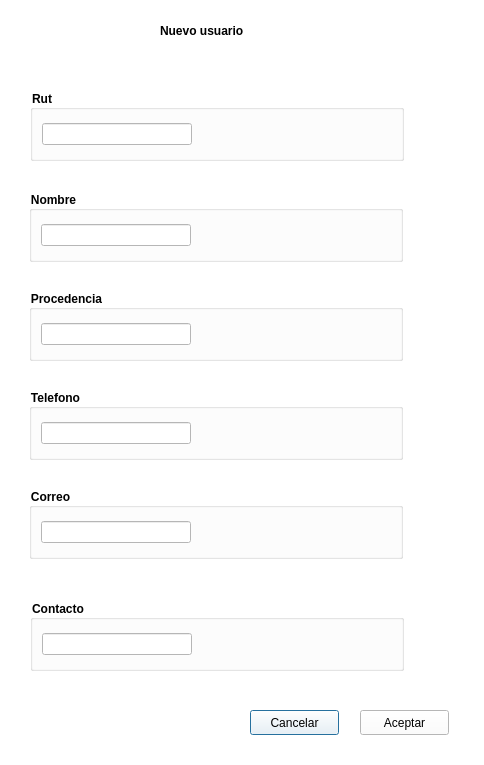
<?xml version="1.0" encoding="UTF-8"?>
<ui version="4.0">
 <class>Dialog</class>
 <widget class="QDialog" name="Dialog">
  <property name="geometry">
   <rect>
    <x>0</x>
    <y>0</y>
    <width>484</width>
    <height>765</height>
   </rect>
  </property>
  <property name="windowTitle">
   <string>Dialog</string>
  </property>
  <property name="styleSheet">
   <string notr="true">background-color: rgb(255, 255, 255);</string>
  </property>
  <widget class="QGroupBox" name="groupBox_4">
   <property name="geometry">
    <rect>
     <x>29</x>
     <y>488</y>
     <width>374</width>
     <height>71</height>
    </rect>
   </property>
   <property name="sizePolicy">
    <sizepolicy hsizetype="Maximum" vsizetype="Maximum">
     <horstretch>0</horstretch>
     <verstretch>0</verstretch>
    </sizepolicy>
   </property>
   <property name="styleSheet">
    <string notr="true">font: 57 11pt &quot;Ubuntu&quot;;
font-weight:bold;</string>
   </property>
   <property name="title">
    <string>Correo</string>
   </property>
   <layout class="QGridLayout" name="gridLayout_4">
    <item row="0" column="0">
     <layout class="QHBoxLayout" name="horizontalLayout_4">
      <item>
       <widget class="QLineEdit" name="correo">
        <property name="sizePolicy">
         <sizepolicy hsizetype="Minimum" vsizetype="Maximum">
          <horstretch>0</horstretch>
          <verstretch>0</verstretch>
         </sizepolicy>
        </property>
       </widget>
      </item>
      <item>
       <spacer name="horizontalSpacer_4">
        <property name="orientation">
         <enum>Qt::Horizontal</enum>
        </property>
        <property name="sizeType">
         <enum>QSizePolicy::Maximum</enum>
        </property>
        <property name="sizeHint" stdset="0">
         <size>
          <width>200</width>
          <height>20</height>
         </size>
        </property>
       </spacer>
      </item>
     </layout>
    </item>
   </layout>
  </widget>
  <widget class="QGroupBox" name="groupBox">
   <property name="geometry">
    <rect>
     <x>29</x>
     <y>191</y>
     <width>374</width>
     <height>71</height>
    </rect>
   </property>
   <property name="sizePolicy">
    <sizepolicy hsizetype="Maximum" vsizetype="Maximum">
     <horstretch>0</horstretch>
     <verstretch>0</verstretch>
    </sizepolicy>
   </property>
   <property name="styleSheet">
    <string notr="true">font: 57 11pt &quot;Ubuntu&quot;;
font-weight:bold;</string>
   </property>
   <property name="title">
    <string>Nombre</string>
   </property>
   <layout class="QGridLayout" name="gridLayout_6">
    <item row="0" column="0">
     <layout class="QHBoxLayout" name="horizontalLayout">
      <item>
       <widget class="QLineEdit" name="nombre">
        <property name="sizePolicy">
         <sizepolicy hsizetype="Minimum" vsizetype="Maximum">
          <horstretch>0</horstretch>
          <verstretch>0</verstretch>
         </sizepolicy>
        </property>
       </widget>
      </item>
      <item>
       <spacer name="horizontalSpacer">
        <property name="orientation">
         <enum>Qt::Horizontal</enum>
        </property>
        <property name="sizeType">
         <enum>QSizePolicy::Maximum</enum>
        </property>
        <property name="sizeHint" stdset="0">
         <size>
          <width>200</width>
          <height>20</height>
         </size>
        </property>
       </spacer>
      </item>
     </layout>
    </item>
   </layout>
  </widget>
  <widget class="QPushButton" name="cancelar">
   <property name="geometry">
    <rect>
     <x>250</x>
     <y>710</y>
     <width>89</width>
     <height>25</height>
    </rect>
   </property>
   <property name="text">
    <string>Cancelar</string>
   </property>
  </widget>
  <widget class="QGroupBox" name="groupBox_5">
   <property name="geometry">
    <rect>
     <x>30</x>
     <y>600</y>
     <width>374</width>
     <height>71</height>
    </rect>
   </property>
   <property name="sizePolicy">
    <sizepolicy hsizetype="Preferred" vsizetype="Maximum">
     <horstretch>0</horstretch>
     <verstretch>0</verstretch>
    </sizepolicy>
   </property>
   <property name="styleSheet">
    <string notr="true">font: 57 11pt &quot;Ubuntu&quot;;
font-weight:bold;</string>
   </property>
   <property name="title">
    <string>Contacto</string>
   </property>
   <layout class="QGridLayout" name="gridLayout_5">
    <item row="0" column="0">
     <layout class="QHBoxLayout" name="horizontalLayout_5">
      <item>
       <widget class="QLineEdit" name="contacto">
        <property name="sizePolicy">
         <sizepolicy hsizetype="Minimum" vsizetype="Maximum">
          <horstretch>0</horstretch>
          <verstretch>0</verstretch>
         </sizepolicy>
        </property>
       </widget>
      </item>
      <item>
       <spacer name="horizontalSpacer_5">
        <property name="orientation">
         <enum>Qt::Horizontal</enum>
        </property>
        <property name="sizeType">
         <enum>QSizePolicy::Maximum</enum>
        </property>
        <property name="sizeHint" stdset="0">
         <size>
          <width>200</width>
          <height>20</height>
         </size>
        </property>
       </spacer>
      </item>
     </layout>
    </item>
   </layout>
  </widget>
  <widget class="QGroupBox" name="groupBox_3">
   <property name="geometry">
    <rect>
     <x>29</x>
     <y>389</y>
     <width>374</width>
     <height>71</height>
    </rect>
   </property>
   <property name="sizePolicy">
    <sizepolicy hsizetype="Maximum" vsizetype="Maximum">
     <horstretch>0</horstretch>
     <verstretch>0</verstretch>
    </sizepolicy>
   </property>
   <property name="styleSheet">
    <string notr="true">font: 57 11pt &quot;Ubuntu&quot;;
font-weight:bold;</string>
   </property>
   <property name="title">
    <string>Telefono</string>
   </property>
   <layout class="QGridLayout" name="gridLayout_3">
    <item row="0" column="0">
     <layout class="QHBoxLayout" name="horizontalLayout_3">
      <item>
       <widget class="QLineEdit" name="telefono">
        <property name="sizePolicy">
         <sizepolicy hsizetype="Minimum" vsizetype="Maximum">
          <horstretch>0</horstretch>
          <verstretch>0</verstretch>
         </sizepolicy>
        </property>
       </widget>
      </item>
      <item>
       <spacer name="horizontalSpacer_3">
        <property name="orientation">
         <enum>Qt::Horizontal</enum>
        </property>
        <property name="sizeType">
         <enum>QSizePolicy::Maximum</enum>
        </property>
        <property name="sizeHint" stdset="0">
         <size>
          <width>200</width>
          <height>20</height>
         </size>
        </property>
       </spacer>
      </item>
     </layout>
    </item>
   </layout>
  </widget>
  <widget class="QGroupBox" name="groupBox_2">
   <property name="geometry">
    <rect>
     <x>29</x>
     <y>290</y>
     <width>374</width>
     <height>71</height>
    </rect>
   </property>
   <property name="sizePolicy">
    <sizepolicy hsizetype="Preferred" vsizetype="Maximum">
     <horstretch>0</horstretch>
     <verstretch>0</verstretch>
    </sizepolicy>
   </property>
   <property name="styleSheet">
    <string notr="true">font: 57 11pt &quot;Ubuntu&quot;;
font-weight:bold;</string>
   </property>
   <property name="title">
    <string>Procedencia</string>
   </property>
   <layout class="QGridLayout" name="gridLayout_2">
    <item row="0" column="0">
     <layout class="QHBoxLayout" name="horizontalLayout_2">
      <item>
       <widget class="QLineEdit" name="procedencia">
        <property name="sizePolicy">
         <sizepolicy hsizetype="Minimum" vsizetype="Maximum">
          <horstretch>0</horstretch>
          <verstretch>0</verstretch>
         </sizepolicy>
        </property>
       </widget>
      </item>
      <item>
       <spacer name="horizontalSpacer_2">
        <property name="orientation">
         <enum>Qt::Horizontal</enum>
        </property>
        <property name="sizeType">
         <enum>QSizePolicy::Maximum</enum>
        </property>
        <property name="sizeHint" stdset="0">
         <size>
          <width>200</width>
          <height>20</height>
         </size>
        </property>
       </spacer>
      </item>
     </layout>
    </item>
   </layout>
  </widget>
  <widget class="QLabel" name="label_6">
   <property name="geometry">
    <rect>
     <x>160</x>
     <y>20</y>
     <width>135</width>
     <height>22</height>
    </rect>
   </property>
   <property name="sizePolicy">
    <sizepolicy hsizetype="Maximum" vsizetype="Maximum">
     <horstretch>0</horstretch>
     <verstretch>0</verstretch>
    </sizepolicy>
   </property>
   <property name="styleSheet">
    <string notr="true">font: 57 14pt &quot;Ubuntu&quot;;
font-weight: bold;</string>
   </property>
   <property name="text">
    <string>Nuevo usuario</string>
   </property>
  </widget>
  <widget class="QPushButton" name="aceptar">
   <property name="geometry">
    <rect>
     <x>360</x>
     <y>710</y>
     <width>89</width>
     <height>25</height>
    </rect>
   </property>
   <property name="text">
    <string>Aceptar</string>
   </property>
  </widget>
  <widget class="QGroupBox" name="groupBox_6">
   <property name="geometry">
    <rect>
     <x>30</x>
     <y>90</y>
     <width>374</width>
     <height>71</height>
    </rect>
   </property>
   <property name="sizePolicy">
    <sizepolicy hsizetype="Maximum" vsizetype="Maximum">
     <horstretch>0</horstretch>
     <verstretch>0</verstretch>
    </sizepolicy>
   </property>
   <property name="styleSheet">
    <string notr="true">font: 57 11pt &quot;Ubuntu&quot;;
font-weight:bold;</string>
   </property>
   <property name="title">
    <string>Rut</string>
   </property>
   <layout class="QGridLayout" name="gridLayout_7">
    <item row="0" column="0">
     <layout class="QHBoxLayout" name="horizontalLayout_6">
      <item>
       <widget class="QLineEdit" name="rut">
        <property name="sizePolicy">
         <sizepolicy hsizetype="Minimum" vsizetype="Maximum">
          <horstretch>0</horstretch>
          <verstretch>0</verstretch>
         </sizepolicy>
        </property>
       </widget>
      </item>
      <item>
       <spacer name="horizontalSpacer_6">
        <property name="orientation">
         <enum>Qt::Horizontal</enum>
        </property>
        <property name="sizeType">
         <enum>QSizePolicy::Maximum</enum>
        </property>
        <property name="sizeHint" stdset="0">
         <size>
          <width>200</width>
          <height>20</height>
         </size>
        </property>
       </spacer>
      </item>
     </layout>
    </item>
   </layout>
  </widget>
 </widget>
 <resources/>
 <connections/>
</ui>
